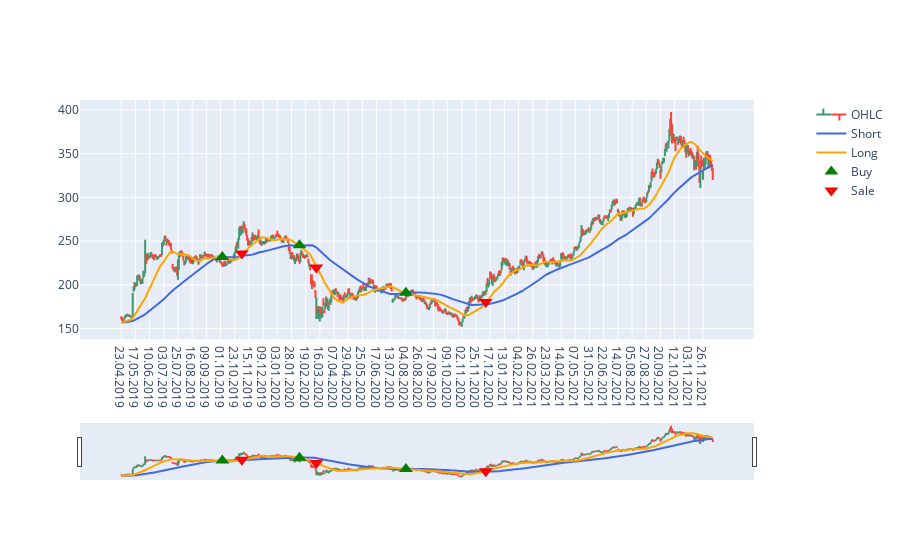

Source (notebook cell):
### Code cell
# отражаем на графике места выхода на рынок.
from plotly.validators.scatter.marker import SymbolValidator


fig = make_subplots(specs=[[{"secondary_y": True}]])
fig.add_trace(go.Ohlc(x=df['DATE'], open=df['OPEN'], high=df['HIGH'], low=df['LOW'], close=df['CLOSE'],
                             yaxis='y1', name='OHLC'))
fig.add_trace(go.Scatter(x=df['DATE'], y=df['LMA'], name='Short',
                        line=dict(color='royalblue',width=2)))
fig.add_trace(go.Scatter(x=df['DATE'], y=df['SMA'], name='Long',
                        line=dict(color='orange',width=2)))

raw = SymbolValidator().values

fig.add_trace(go.Scatter(
    mode = 'markers',
    marker_symbol = raw[60],
    x=df['DATE'],
    y=buy_price,
    marker=dict(color="green", size=12),
    name="Buy",
))

fig.add_trace(go.Scatter(
    mode="markers",
    marker_symbol=raw[80],
    x=df['DATE'],
    y= sale_price,
    marker=dict(color="red", size=12),
    name="Sale",
))

### Figure 1 — Plotly figure (JSON) as saved in the notebook; plotly's stock layout.template omitted (floating-point values rounded to 4 significant figures; data arrays with more than 128 entries replaced by an {"elided": "..."} marker saying what was removed)
{"data": [{"close": {"elided": "668 float values"}, "high": {"elided": "668 float values"}, "low": {"elided": "668 float values"}, "name": "OHLC", "open": {"elided": "668 float values"}, "type": "ohlc", "x": {"elided": "668 str values"}, "yaxis": "y"}, {"line": {"color": "royalblue", "width": 2}, "name": "Short", "type": "scatter", "x": {"elided": "668 str values"}, "y": {"elided": "668 float values"}}, {"line": {"color": "orange", "width": 2}, "name": "Long", "type": "scatter", "x": {"elided": "668 str values"}, "y": {"elided": "668 float values"}}, {"marker": {"color": "green", "size": 12, "symbol": 5}, "mode": "markers", "name": "Buy", "type": "scatter", "x": {"elided": "668 str values"}, "y": {"elided": "668 float values"}}, {"marker": {"color": "red", "size": 12, "symbol": "triangle-down-dot"}, "mode": "markers", "name": "Sale", "type": "scatter", "x": {"elided": "668 str values"}, "y": {"elided": "668 float values"}}], "layout": {"xaxis": {"anchor": "y", "domain": [0, 0.94]}, "yaxis": {"anchor": "x", "domain": [0, 1]}, "yaxis2": {"anchor": "x", "overlaying": "y", "side": "right"}}}
